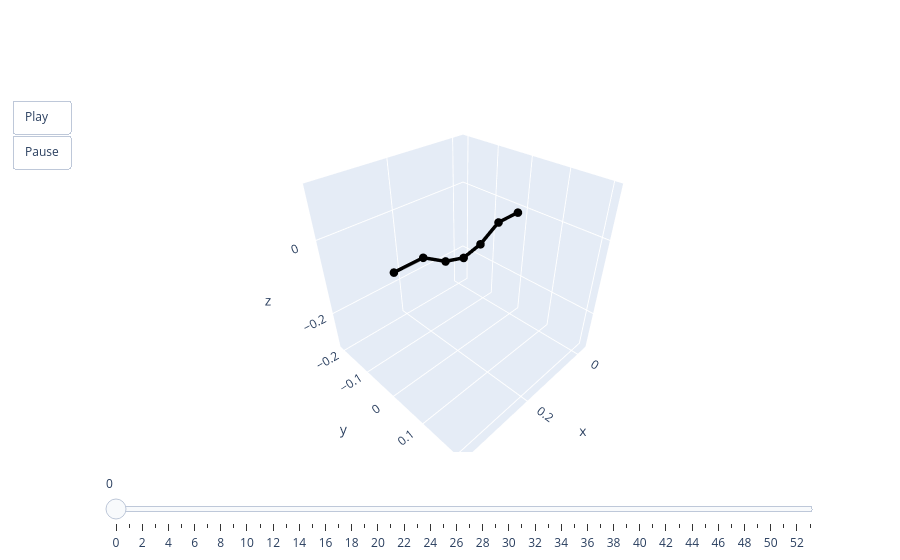

Notebook source saved alongside this figure:
### Code cell
animate(pred[0])

### Figure 1 — Plotly figure (JSON) as saved in the notebook; plotly's stock layout.template omitted (floating-point values rounded to 4 significant figures)
{"data": [{"line": {"color": "black", "width": 7}, "marker": {"size": 5}, "mode": "lines+markers", "type": "scatter3d", "x": [0, 0.0688, 0.127, 0.1798, 0.2325, 0.2906, 0.3616], "y": [0, 0, 0, 0, 0, 0, 0], "z": [0, 0, -0.03235, -0.0441, -0.02871, 0.006761, 0.006761]}], "layout": {"scene": {"aspectmode": "cube", "xaxis": {"autorange": false, "range": [-0.03628, 0.3991]}, "yaxis": {"autorange": false, "range": [-0.2177, 0.2177]}, "zaxis": {"autorange": false, "range": [-0.309, 0.1264]}}, "sliders": [{"steps": [{"args": [["0"], {"frame": {"duration": 0, "redraw": true}, "mode": "immediate"}], "label": "0", "method": "animate"}, {"args": [["1"], {"frame": {"duration": 0, "redraw": true}, "mode": "immediate"}], "label": "1", "method": "animate"}, {"args": [["2"], {"frame": {"duration": 0, "redraw": true}, "mode": "immediate"}], "label": "2", "method": "animate"}, {"args": [["3"], {"frame": {"duration": 0, "redraw": true}, "mode": "immediate"}], "label": "3", "method": "animate"}, {"args": [["4"], {"frame": {"duration": 0, "redraw": true}, "mode": "immediate"}], "label": "4", "method": "animate"}, {"args": [["5"], {"frame": {"duration": 0, "redraw": true}, "mode": "immediate"}], "label": "5", "method": "animate"}, {"args": [["6"], {"frame": {"duration": 0, "redraw": true}, "mode": "immediate"}], "label": "6", "method": "animate"}, {"args": [["7"], {"frame": {"duration": 0, "redraw": true}, "mode": "immediate"}], "label": "7", "method": "animate"}, {"args": [["8"], {"frame": {"duration": 0, "redraw": true}, "mode": "immediate"}], "label": "8", "method": "animate"}, {"args": [["9"], {"frame": {"duration": 0, "redraw": true}, "mode": "immediate"}], "label": "9", "method": "animate"}, {"args": [["10"], {"frame": {"duration": 0, "redraw": true}, "mode": "immediate"}], "label": "10", "method": "animate"}, {"args": [["11"], {"frame": {"duration": 0, "redraw": true}, "mode": "immediate"}], "label": "11", "method": "animate"}, {"args": [["12"], {"frame": {"duration": 0, "redraw": true}, "mode": "immediate"}], "label": "12", "method": "animate"}, {"args": [["13"], {"frame": {"duration": 0, "redraw": true}, "mode": "immediate"}], "label": "13", "method": "animate"}, {"args": [["14"], {"frame": {"duration": 0, "redraw": true}, "mode": "immediate"}], "label": "14", "method": "animate"}, {"args": [["15"], {"frame": {"duration": 0, "redraw": true}, "mode": "immediate"}], "label": "15", "method": "animate"}, {"args": [["16"], {"frame": {"duration": 0, "redraw": true}, "mode": "immediate"}], "label": "16", "method": "animate"}, {"args": [["17"], {"frame": {"duration": 0, "redraw": true}, "mode": "immediate"}], "label": "17", "method": "animate"}, {"args": [["18"], {"frame": {"duration": 0, "redraw": true}, "mode": "immediate"}], "label": "18", "method": "animate"}, {"args": [["19"], {"frame": {"duration": 0, "redraw": true}, "mode": "immediate"}], "label": "19", "method": "animate"}, {"args": [["20"], {"frame": {"duration": 0, "redraw": true}, "mode": "immediate"}], "label": "20", "method": "animate"}, {"args": [["21"], {"frame": {"duration": 0, "redraw": true}, "mode": "immediate"}], "label": "21", "method": "animate"}, {"args": [["22"], {"frame": {"duration": 0, "redraw": true}, "mode": "immediate"}], "label": "22", "method": "animate"}, {"args": [["23"], {"frame": {"duration": 0, "redraw": true}, "mode": "immediate"}], "label": "23", "method": "animate"}, {"args": [["24"], {"frame": {"duration": 0, "redraw": true}, "mode": "immediate"}], "label": "24", "method": "animate"}, {"args": [["25"], {"frame": {"duration": 0, "redraw": true}, "mode": "immediate"}], "label": "25", "method": "animate"}, {"args": [["26"], {"frame": {"duration": 0, "redraw": true}, "mode": "immediate"}], "label": "26", "method": "animate"}, {"args": [["27"], {"frame": {"duration": 0, "redraw": true}, "mode": "immediate"}], "label": "27", "method": "animate"}, {"args": [["28"], {"frame": {"duration": 0, "redraw": true}, "mode": "immediate"}], "label": "28", "method": "animate"}, {"args": [["29"], {"frame": {"duration": 0, "redraw": true}, "mode": "immediate"}], "label": "29", "method": "animate"}, {"args": [["30"], {"frame": {"duration": 0, "redraw": true}, "mode": "immediate"}], "label": "30", "method": "animate"}, {"args": [["31"], {"frame": {"duration": 0, "redraw": true}, "mode": "immediate"}], "label": "31", "method": "animate"}, {"args": [["32"], {"frame": {"duration": 0, "redraw": true}, "mode": "immediate"}], "label": "32", "method": "animate"}, {"args": [["33"], {"frame": {"duration": 0, "redraw": true}, "mode": "immediate"}], "label": "33", "method": "animate"}, {"args": [["34"], {"frame": {"duration": 0, "redraw": true}, "mode": "immediate"}], "label": "34", "method": "animate"}, {"args": [["35"], {"frame": {"duration": 0, "redraw": true}, "mode": "immediate"}], "label": "35", "method": "animate"}, {"args": [["36"], {"frame": {"duration": 0, "redraw": true}, "mode": "immediate"}], "label": "36", "method": "animate"}, {"args": [["37"], {"frame": {"duration": 0, "redraw": true}, "mode": "immediate"}], "label": "37", "method": "animate"}, {"args": [["38"], {"frame": {"duration": 0, "redraw": true}, "mode": "immediate"}], "label": "38", "method": "animate"}, {"args": [["39"], {"frame": {"duration": 0, "redraw": true}, "mode": "immediate"}], "label": "39", "method": "animate"}, {"args": [["40"], {"frame": {"duration": 0, "redraw": true}, "mode": "immediate"}], "label": "40", "method": "animate"}, {"args": [["41"], {"frame": {"duration": 0, "redraw": true}, "mode": "immediate"}], "label": "41", "method": "animate"}, {"args": [["42"], {"frame": {"duration": 0, "redraw": true}, "mode": "immediate"}], "label": "42", "method": "animate"}, {"args": [["43"], {"frame": {"duration": 0, "redraw": true}, "mode": "immediate"}], "label": "43", "method": "animate"}, {"args": [["44"], {"frame": {"duration": 0, "redraw": true}, "mode": "immediate"}], "label": "44", "method": "animate"}, {"args": [["45"], {"frame": {"duration": 0, "redraw": true}, "mode": "immediate"}], "label": "45", "method": "animate"}, {"args": [["46"], {"frame": {"duration": 0, "redraw": true}, "mode": "immediate"}], "label": "46", "method": "animate"}, {"args": [["47"], {"frame": {"duration": 0, "redraw": true}, "mode": "immediate"}], "label": "47", "method": "animate"}, {"args": [["48"], {"frame": {"duration": 0, "redraw": true}, "mode": "immediate"}], "label": "48", "method": "animate"}, {"args": [["49"], {"frame": {"duration": 0, "redraw": true}, "mode": "immediate"}], "label": "49", "method": "animate"}, {"args": [["50"], {"frame": {"duration": 0, "redraw": true}, "mode": "immediate"}], "label": "50", "method": "animate"}, {"args": [["51"], {"frame": {"duration": 0, "redraw": true}, "mode": "immediate"}], "label": "51", "method": "animate"}, {"args": [["52"], {"frame": {"duration": 0, "redraw": true}, "mode": "immediate"}], "label": "52", "method": "animate"}, {"args": [["53"], {"frame": {"duration": 0, "redraw": true}, "mode": "immediate"}], "label": "53", "method": "animate"}]}], "updatemenus": [{"buttons": [{"args": [null, {"frame": {"duration": 50, "redraw": true}, "fromcurrent": true}], "label": "Play", "method": "animate"}, {"args": [[null], {"frame": {"duration": 0, "redraw": true}, "mode": "immediate"}], "label": "Pause", "method": "animate"}], "showactive": false, "type": "buttons"}]}}
